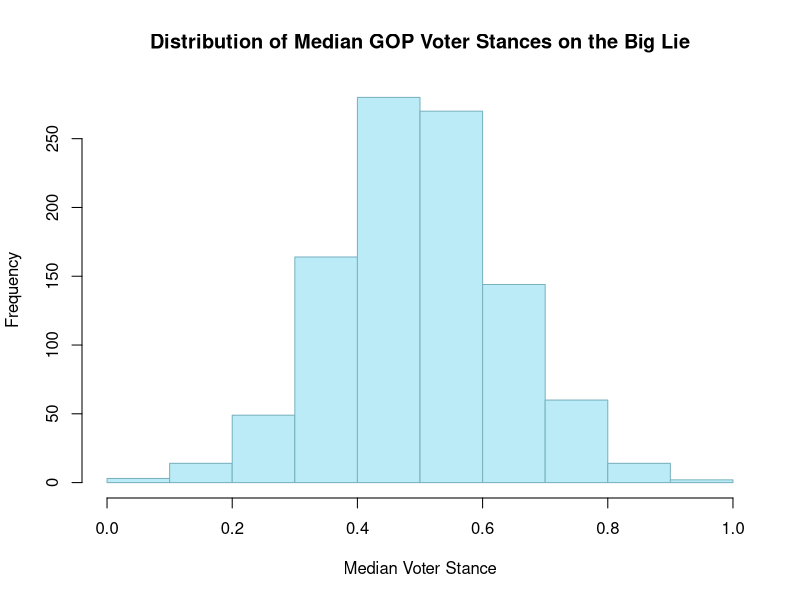

Here is the R script that generated this plot: (Note: this script raises an error after producing the figure.)
# Term Paper

set.seed(012345678) # set seed
N <- 1000 # number of elections; may vary geographically
beta <-0.4 # sensitivity of preferences to changes in public opinion regarding the Big Lie

standardize <- function(x){(x-min(x))/(max(x)-min(x))} # helper function to constrain values between 0 and 1

v_norm <- 0 + rnorm(N) # assumes each candidate's platform has about the same quality but with slight differences. median voter value is modeled by drawing from a standard normal distribution (mean 0, SD 1)

v <- standardize(v_norm) # makes all values of v be between 0 (denying Big Lie) and 1 (affirming Big Lie)

hist(v,
     main="Distribution of Median GOP Voter Stances on the Big Lie", 
     xlab="Median Voter Stance", 
     border="#7ab2bf", 
     col="#baebf7")

# We equate "marginal costs" with the existing political heavy-lifting of devising concrete stances on issues ranging from abortion rights to Build Back Better; we will assume for this model's sake that the two candidates have parallel "cost structures" around 0 because they both have the same public beliefs and campaign promises, but perhaps with slight differences accounted for by drawing from a normal distribution.
c_A <- 0 + rnorm(N)
c_B <- 0 + rnorm(N)

# Nash equilibrium
# calculates where public actions relating to Big Lie (whether it comes from answering questions in interviews, releasing documents, etc.) lies on a spectrum from -1 (Denying Big Lie) to 1 (Affirming Big Lie)
p_A <- function(v, c_A, c_B) {(v + 3 + 2*beta*c_A + beta*c_B)/(3*beta)}
p_B <- function(v, c_A, c_B) {(-v + 3 + 2*beta*c_B + beta*c_A)/(3*beta)}

data <- cbind(p_A(v, c_A, c_B), p_B(v, c_A, c_B),)
colnames(data) <- c("Candidate A", "Candidate B")

print(head(data,10))
summary(data)

# Point where a voter would be indifferent between Candidates A and B
x_A <- standardize((v - beta*p_A(v, c_A, c_B) + beta*p_B(v, c_A, c_B))/2)

plot(x_A, 
     (p_A(v, c_A, c_B) - p_B(v, c_A, c_B)),
     main="Differences of Outward Political Stances Regarding Big Lie",
     xlab="Point of Voter Indifference",
     ylab="Difference between Public Affirmation of Big Lie",
)

# as you can see, the differences tend to 0, with a few anomalies

# plots voter demand against relative social cost of voting for a particular candidate

# look into Hotelling's original paper discussing this very topic
